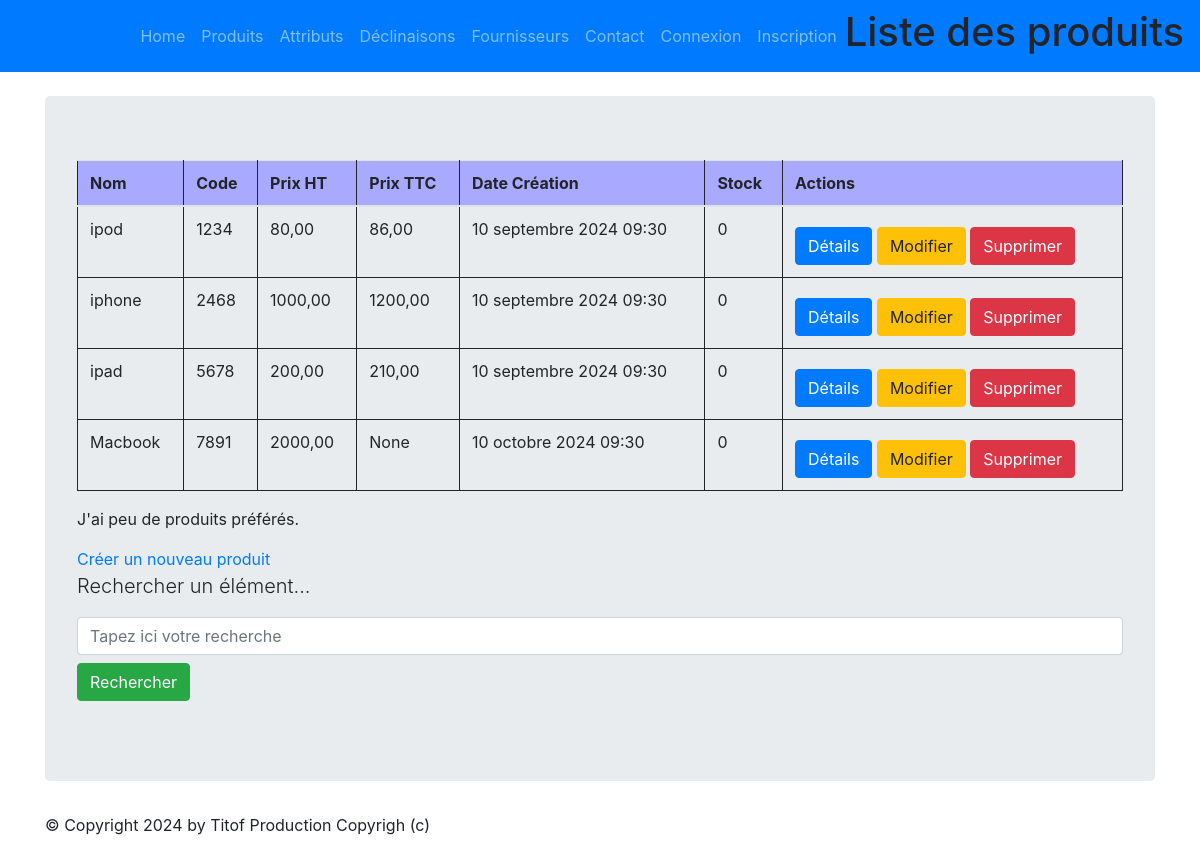
Screenshot of /monapp/product/list with the database file from the repository.
### monapp/models.py (models this page shows, shortened)
class Product(models.Model):
    class Meta:
        verbose_name = "Produit"
    name          = models.CharField(max_length=100)
    code          = models.CharField(max_length=10, null=True, blank=True, unique=True)
    price_ht      = models.DecimalField(max_digits=8, decimal_places=2,  null=True, blank=True, verbose_name="Prix unitaire HT")
    price_ttc     = models.DecimalField(max_digits=8, decimal_places=2,  null=True, blank=True, verbose_name="Prix unitaire TTC")
    status        = models.SmallIntegerField(choices=PRODUCT_STATUS, default=0)
    date_creation = models.DateTimeField(blank=True, verbose_name="Date création")
    stock = models.IntegerField(default=0,verbose_name="Stock")

### monapp/views.py (the view)
# urls.py: path("product/list",views.ProductListView.as_view(), name="product-list"),
class ProductListView(ListView):
  model = Product
  template_name = "monapp/list_products.html"
  context_object_name = "products"
  def get_queryset(self ):
    query = self.request.GET.get('search')
    if query:
      return Product.objects.filter(name__icontains=query)
    return Product.objects.all()
  def get_context_data(self, **kwargs):
    context = super(ProductListView, self).get_context_data(**kwargs)
    context['titremenu'] = "Liste des produits"
    return context

### monapp/templates/monapp/list_products.html (shortened to what this page needs)
{% extends 'monapp/base.html' %}
{% block menu %}
<h1>Liste des produits</h1>
{% endblock %}
{% block contenu %}
<table class="table">
    <thead>
        <th>Nom</th>
        <th>Code</th>
        <th>Prix HT</th>
        <th>Prix TTC</th>
        <th>Date Création</th>
        <th>Stock</th>
        <th>Actions</th>
    </thead>
    <tbody>
        {% for prdct in products %}
        <tr>
            <td>{{ prdct.name }}</td>
            <td>{{ prdct.code }}</td>
            <td>{{ prdct.price_ht }}</td>
            <td>{{ prdct.price_ttc }}</td>
            <td>{{ prdct.date_creation }}</td>
            <td>{{ prdct.stock }}</td>
            <td>
                <a href="{% url 'product-detail' prdct.id %}" class="btn btn-primary mt-2">Détails</a>
                <a href="{% url 'product-update' prdct.id %}" class="btn btn-warning mt-2">Modifier</a>
                <a href="{% url 'product-delete' prdct.id %}" class="btn btn-danger mt-2">Supprimer</a>
            </td>
        </tr>
        {% endfor %}
    </tbody>
</table>
<p>
    J'ai
    {% if prdcts|length < 5 %} peu de {% elif prdcts|length < 10 %} quelques {% else %} beaucoup de {% endif %} produits
        préférés. </p>
        <a href="{% url 'product-add' %}">Créer un nouveau produit</a>
        <p class="lead mb-3 ml-0">Rechercher un élément...</p>
        <form method="GET" action="">
            <input class="form-control" type="text" name="search" placeholder="Tapez ici votre recherche"
                value="{{ request.GET.search }}">
            <button type="submit" class="btn btn-success mt-2">Rechercher</button>
        </form>
        {% endblock %}

### static/styles.css (style rules this page uses)
.table { border: 1px solid; border-collapse: collapse; position: relative; width: 100%; }
.table th { border: 1px solid; padding: 5px; background-color: rgb(169, 169, 255); text-emphasis-color: white; }
.table td { border: 1px solid; padding: 5px; }

### rows the page displays
Product: name "ipod", code "1234", price_ht "80,00", price_ttc "86,00", date_creation "10 septembre 2024 09:30", stock "0"
Product: name "iphone", code "2468", price_ht "1000,00", price_ttc "1200,00", date_creation "10 septembre 2024 09:30", stock "0"
Product: name "ipad", code "5678", price_ht "200,00", price_ttc "210,00", date_creation "10 septembre 2024 09:30", stock "0"
Product: name "Macbook", code "7891", price_ht "2000,00", price_ttc "None", date_creation "10 octobre 2024 09:30", stock "0"
